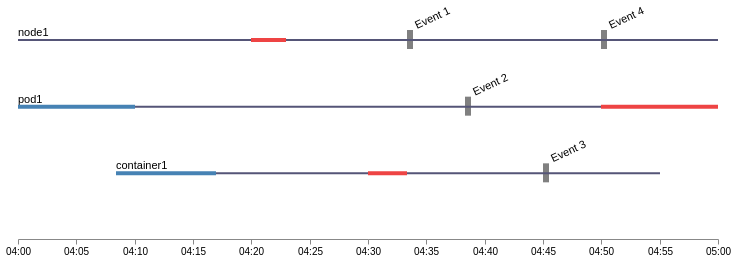

Here is the Vega-Lite specification saved for this chart:
### Vega specification from a JSON file in a GitHub repository (floating-point values rounded to 4 significant figures)
{"$schema": "https://vega.github.io/schema/vega/v5.json", "description": "A timeline visualization of the lives of the first five U.S. presidents.", "width": 700, "height": 200, "padding": 5, "signals": [{"name": "eventHover", "value": {}, "on": [{"events": "rect:mouseover", "update": "datum"}, {"events": "rect:mouseout", "update": "{}"}]}, {"name": "curEventDescr", "value": "Event Description", "update": "eventHover.description"}], "data": [{"name": "vertices", "values": [{"label": "node1", "creation": 1592928000000, "deletion": 1592931600000, "enter": 1592929200000, "leave": 1592929380000}, {"label": "pod1", "creation": 1592928000000, "running": 1592928600000, "deletion": 1592931600000, "enter": 1592931000000, "leave": 1592931600000}, {"label": "container1", "creation": 1592928505000, "running": 1592929020000, "deletion": 1592931300000, "enter": 1592929800000, "leave": 1592930000000}]}, {"name": "events", "format": {"type": "json", "parse": {"when": "date"}}, "values": [{"name": "Event 1", "when": 1592930000000, "vertex": "node1", "description": "Error occurred"}, {"name": "Event 2", "when": 1592930300000, "vertex": "pod1", "description": "Another error!"}, {"name": "Event 3", "when": 1592930700000, "vertex": "container1", "description": "Something happened"}, {"name": "Event 4", "when": 1592931000000, "vertex": "node1", "description": "Something else happened"}]}], "scales": [{"name": "yscale", "type": "band", "range": [0, {"signal": "height"}], "domain": {"data": "vertices", "field": "label"}}, {"name": "xscale", "type": "time", "range": "width", "round": true, "domain": {"data": "vertices", "fields": ["creation", "deletion"]}}], "axes": [{"orient": "bottom", "scale": "xscale", "format": "%I:%M"}], "marks": [{"name": "eventLabel", "type": "text", "from": {"data": "events"}, "encode": {"enter": {"x": {"scale": "xscale", "field": "when", "offset": 10}, "y": {"scale": "yscale", "field": "vertex", "offset": -10}, "angle": {"value": -25}, "fill": {"value": "#000"}, "text": {"field": "name"}, "fontSize": {"value": 11}}, "update": {"fill": {"value": "#000"}, "text": {"field": "name"}}, "hover": {"fill": {"value": "red"}}}}, {"name": "EVENT_DESCRIPTION", "type": "text", "interactive": false, "encode": {"enter": {"x": {"value": 100}, "y": {"value": 100}, "fill": {"value": "black"}, "fontSize": {"value": 20}, "text": {"value": "TESTING!"}}, "update": {"text": {"signal": "curEventDescr"}}}}, {"name": "eventRects", "type": "rect", "from": {"data": "events"}, "encode": {"enter": {"x": {"scale": "xscale", "field": "when"}, "y": {"scale": "yscale", "field": "vertex", "offset": -9}, "width": {"value": 6}, "height": {"value": 18, "offset": 1}, "fill": {"value": "#777"}}, "update": {"fill": {"value": "gray"}}, "hover": {"fill": {"value": "red"}}}}, {"description": "Labels for vertices (represented by the horizontal lines)", "type": "text", "from": {"data": "vertices"}, "encode": {"enter": {"x": {"scale": "xscale", "field": "creation"}, "y": {"scale": "yscale", "field": "label", "offset": -3}, "fill": {"value": "#000"}, "text": {"field": "label"}, "fontSize": {"value": 11}}}}, {"type": "rect", "from": {"data": "vertices"}, "encode": {"enter": {"x": {"scale": "xscale", "field": "creation"}, "x2": {"scale": "xscale", "field": "deletion"}, "y": {"scale": "yscale", "field": "label"}, "height": {"value": 2}, "fill": {"value": "#557"}}}}, {"type": "rect", "from": {"data": "vertices"}, "encode": {"enter": {"x": {"scale": "xscale", "field": "enter"}, "x2": {"scale": "xscale", "field": "leave"}, "y": {"scale": "yscale", "field": "label", "offset": -1}, "height": {"value": 4}, "fill": {"value": "#e44"}}}}, {"type": "rect", "from": {"data": "vertices"}, "encode": {"enter": {"x": {"scale": "xscale", "field": "creation"}, "x2": {"scale": "xscale", "field": "running"}, "y": {"scale": "yscale", "field": "label", "offset": -1}, "height": {"value": 4}, "fill": {"value": "steelblue"}}, "update": {"fill": {"value": "steelblue"}, "cursor": {"value": "pointer"}}, "hover": {"fill": {"value": "pink"}}}}]}
